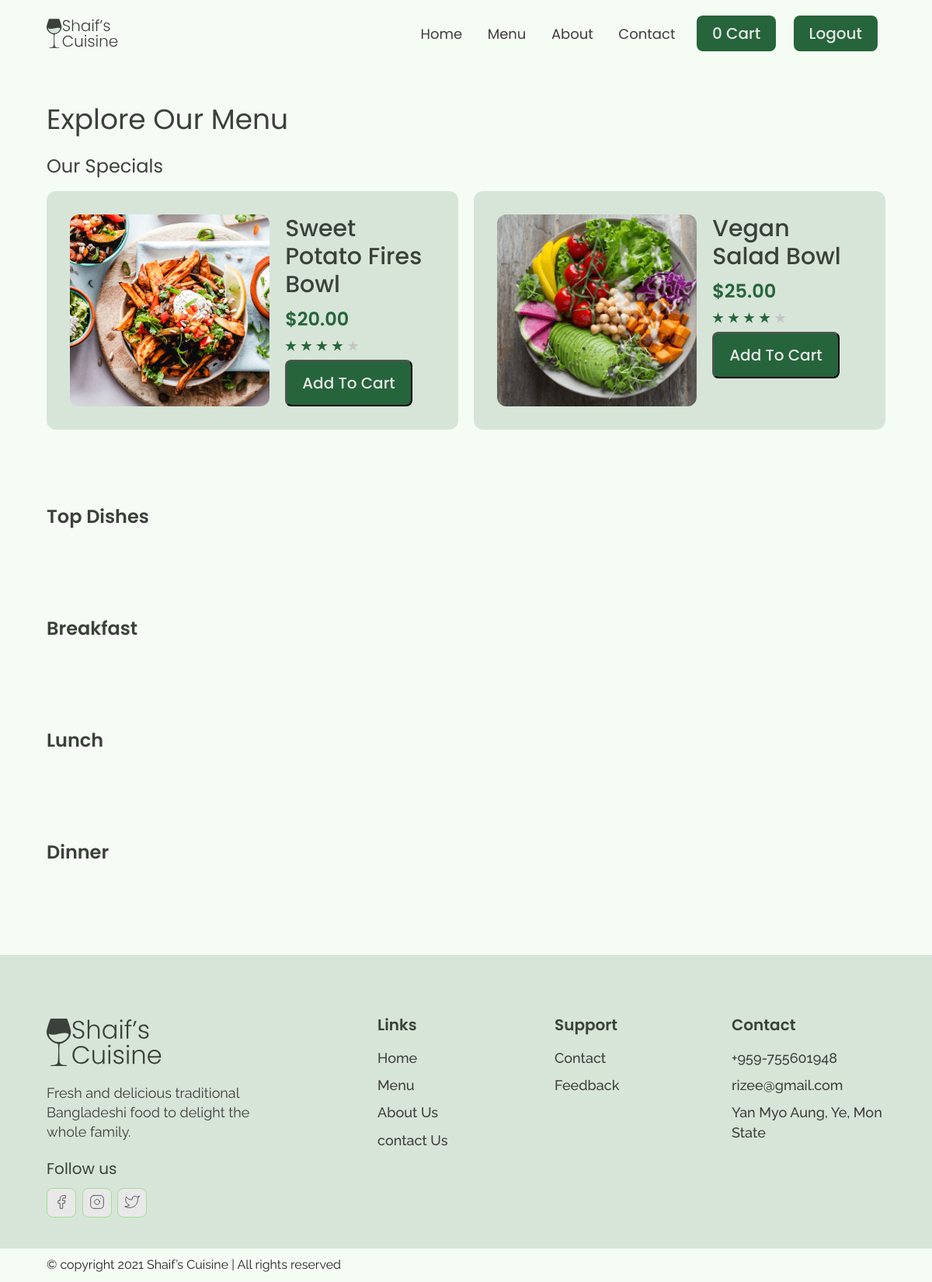
The page /menu/ (signed in) on the database its author committed.
### base/models.py (models this page shows, shortened)
class Order(models.Model):
    customer = models.ForeignKey(Customer, null=True, on_delete=models.CASCADE)
    complete = models.BooleanField(default=False)
    translation_id = models.CharField(max_length=200, null=True, blank=True)
    created = models.DateTimeField(auto_now_add=True)
    @property
    def cart_food(self):
        foods = self.orderfood_set.all()
        total = sum([food.quantity for food in foods])
        return total

class Food(models.Model):
    name = models.CharField(max_length=200, null=True)
    price = models.DecimalField(max_digits=5, decimal_places=2)
    category = models.ForeignKey(Category, null=True, on_delete=models.SET_NULL)
    description = models.TextField(null=True, blank=True)
    discount = models.CharField(max_length=100, null=True, blank=True)
    image = models.ImageField(default='food-1.png', null=True, blank=True)
    created = models.DateTimeField(auto_now_add=True)
    @property
    def imageUrl(self):
        try:
            url = self.image.url
        except:
            url = ''
        return url

### base/views.py (the view)
# urls.py: path('menu/', views.menu, name='menu'),
def menu(request):
    special_foods = Food.objects.filter(category__name='Special Dishes')
    top_foods = Food.objects.filter(category__name='Top Dishes')
    breakfasts = Food.objects.filter(category__name='Breakfast')
    lunchs = Food.objects.filter(category__name='Lunch')
    dinners = Food.objects.filter(category__name='Dinner')
    page = 'menu'
    if request.user.is_authenticated:
        customer = request.user.customer
        order, created = Order.objects.get_or_create(customer=customer, complete=False)
    else:
        data = cartCookie(request)
        order = data['order']
    context = {'page': page, 'special_foods': special_foods, 'top_foods': top_foods, 'breakfasts': breakfasts,
    'lunchs': lunchs, 'dinners': dinners, 'order': order}
    return render(request, 'base/menu.html', context)

### base/models.py (called while the page is built)
    def __str__(self):
        return self.username

### base/templates/base/menu.html (shortened to what this page needs)
{% extends 'base/main.html' %}
{% load static %}
  {% block content %}
  <section id="page__title" data-aos="fade-up">
    <div class="container">
      <h2 class="page__title__text">
        Explore Our Menu
      </h2>
    </div>
  </section>
  <section id="ourSpecials" data-aos="fade-up">
    <div class="container">
      <h3 class="ourSpecials__title">Our Specials</h3>
      <div class="ourSpecials__wrapper">
        {% for food in special_foods %}
        <div class="ourSpecials__item">
          <div class="ourSpecials__item__img">
            <img src="{{food.imageUrl}}" alt="food img">
          </div>
          <div class="ourSpecials__item__info">
            <h3 class="ourSpecials__item__title">
              {{food.name}}
            </h3>
            <h4 class="ourSpecials__item__price">${{food.price}}</h4>
            <div class="ourSpecials__item__stars">
              <img src="{% static 'images/3star.png' %}" alt="3 stars">
            </div>
            <button data-food="{{food.id}}" data-action="add" style="margin-top: 10px;" href="" class="btn primary-btn update-cart">Add To Cart</button>
          </div>
        </div>
        {% endfor %}
      </div>
    </div>
  </section>
  <section id="dishGrid" data-aos="fade-down">
    <div class="container">
      <h2 class="dishGrid__title">
        Top Dishes
      </h2>
    </div>
  </section>
  <section id="dishGrid" data-aos="fade-up">
    <div class="container">
      <h2 class="dishGrid__title">
        Breakfast
      </h2>
    </div>
  </section>
  <section id="dishGrid" data-aos="fade-up">
    <div class="container">
      <h2 class="dishGrid__title">
        Lunch
      </h2>
    </div>
  </section>
  <section id="dishGrid" data-aos="fade-up">
    <div class="container">
      <h2 class="dishGrid__title">
        Dinner
      </h2>
    </div>
  </section>
  {% endblock %}

### base/templates/base/main.html (shortened to what this page needs)
{% load static %}
<!DOCTYPE html>
<html lang="en">
<head>
  <link rel="stylesheet" href="{% static 'css/reset.css' %}">
  <link rel="stylesheet" href="{% static 'css/globalStyles.css' %}">
  <link rel="stylesheet" href="{% static 'css/components.css' %}">
  <link rel="stylesheet" href="https://unpkg.com/aos@next/dist/aos.css" />
  {% if page == 'home' %}
  <link rel="stylesheet" href="{% static 'css/home.css' %}">
  {% elif page == 'menu' %}
  <link rel="stylesheet" href="{% static 'css/menu.css' %}">
  {% elif page == 'about' %}
  <link rel="stylesheet" href="{% static 'css/about.css' %}">
  {% endif %}
</head>
<body>
  <div class="nav">
    <div class="container">
      <div class="nav__wrapper">
        <a href="{% url 'home' %}" class="logo">
          <img src="{% static 'images/logo.svg' %}" alt="shaif's cuisine">
        </a>
        <nav>
          <ul class="nav__list">
            <div class="nav__list__wrapper">
              <li><a class="nav__link" href="{% url 'home' %}">Home</a></li>
              <li><a class="nav__link" href="{% url 'menu' %}">Menu</a></li>
              <li><a class="nav__link" href="{% url 'about' %}">About</a></li>
              <li><a class="nav__link" href="{%url 'contact' %}">Contact</a></li>
              <li><a href="{% url 'cart' %}" class="btn primary-btn">{{order.cart_food}} Cart </a></li>
              {% if request.user.is_authenticated %}
              <li><a href="{% url 'logout' %}" class="btn primary-btn">Logout</a></li>
              {% else %}
              <li><a href="{% url 'login' %}" class="btn primary-btn">Login</a></li>
              {% endif %}
            </div>
          </ul>
        </nav>
      </div>
    </div>
  </div>
  {% block content %}
  {% endblock %}
    {% if page != 'login' %}
    <footer>
      <div class="container">
        <div class="footer__wrapper">
          <div class="footer__col1">
            <div class="footer__logo">
              <img src="{% static 'images/logo.svg' %}" alt="shaif's cuisine">
            </div>
            <p class="footer__desc">
              Fresh and delicious traditional Bangladeshi food to delight the whole family.
            </p>
            <div class="footer__socials">
              <h4 class="footer__socials__title">Follow us</h4>
              <ol class="footer__socials__list">
                <li>
                  <a href="https://www.facebook.com/rizee.rizee.98">
                    <svg xmlns="http://www.w3.org/2000/svg" width="24" height="24" viewBox="0 0 24 24" fill="none"
                      stroke="currentColor" stroke-width="1" stroke-linecap="round" stroke-linejoin="round"
                      class="feather feather-facebook">
                      <path d="M18 2h-3a5 5 0 0 0-5 5v3H7v4h3v8h4v-8h3l1-4h-4V7a1 1 0 0 1 1-1h3z" />
                    </svg>
                  </a>
                </li>
                <li>
                  <a href="https://www.facebook.com/rizee.rizee.98">
                  </a>
                </li>
                <li>
                  <a href="https://www.facebook.com/rizee.rizee.98">
                  </a>
                </li>
              </ol>
            </div>
          </div>
          <div class="footer__col2">
            <h3 class="footer__text__title">
              Links
            </h3>
            <ol class="footer__text">
              <li>
                <a href="{% url 'home' %}">Home</a>
              </li>
              <li>
                <a href="{% url 'menu' %}">Menu</a>
              </li>
              <li>
                <a href="{% url 'about' %}">About Us</a>
              </li>
              <li>
                <a href="{% url 'contact' %}">contact Us</a>
              </li>
            </ol>
          </div>
          <div class="footer__col3">
            <h3 class="footer__text__title">
              Support
            </h3>
            <ol class="footer__text">
              <li>
                <a href="{% url 'contact' %}">Contact</a>
              </li>
              <li>
                <a href="{% url 'feedback' %}">Feedback</a>
              </li>
            </ol>
          </div>
          <div class="footer__col4">
            <h3 class="footer__text__title">
              Contact
            </h3>
            <ol class="footer__text">
              <li>
                <a href="tel:09755601948">+959-755601948</a>
              </li>
              <li>
                <a href="mailto:rizee@gmail.com?">rizee@gmail.com</a>
              </li>
              <li>
                <a href="#">Yan Myo Aung, Ye, Mon State</a>
              </li>
            </ol>
          </div>
        </div>
      </div>
    </footer>
    <div id="copyright">
      <div class="container">
        <p class="copyright__text">
          © copyright 2021 Shaif’s Cuisine | All rights reserved
        </p>
      </div>
    </div>
    {% endif %}
</body>
</html>

### static/css/globalStyles.css (style rules this page uses)
html { font-size: 10px; overflow-x: hidden; }
body { background: var(--lightGreen-2); overflow-x: hidden; visibility: hidden; }
section { padding: 100px 0; }
.container { max-width: 1200px; width: 90%; margin: 0 auto; }
:root { --green-1: #26643b; --green-2: #a2de96; --lightGreen-1: #d6e5d8; --lightGreen-2: #f5fcf4; --black-1: #3b413a; --black-2: #3f3c3c; --black-3: #5b6359; --white-1: #e8e8e8; }
img { width: 100%; height: 100%; object-fit: contain; }
h1, h2, h3, h4 { font-family: Poppins; }
p { font-family: Raleway; font-weight: 400; line-height: 1.4em; font-size: 1.8rem; }
a { display: inline-block; text-decoration: none; }

### static/css/components.css (style rules this page uses)
.nav { padding: 2rem 0; }
.nav__wrapper { display: flex; justify-content: space-between; }
.nav__list li { display: inline-block; margin: 0 1rem; }
.nav__list .nav__link { font-size: 1.8rem; font-family: Poppins; color: var(--black-2); padding: 0.5rem; }
.btn { color: var(--green-1); font-family: Poppins; font-weight: 500; border-radius: 8px; font-size: 1.4rem; padding: 1.2rem 2rem; }
.primary-btn { color: var(--white-1); background: var(--green-1); }
@media only screen and (min-width: 700px) { .btn { padding: 1.3rem 2rem; font-size: 2rem; } }
.dishGrid__title { font-size: 1.8rem; margin-bottom: 2rem; font-weight: 600; color: var(--black-1); }
@media only screen and (min-width: 768px) { .dishGrid__title { font-size: 2.4rem; } }
footer { background: var(--lightGreen-1); padding-top: 5rem; padding-bottom: 2rem; }
.footer__wrapper { display: flex; flex-direction: column; gap: 3rem; }
.footer__logo { width: 150px; margin-bottom: 2rem; }
.footer__desc { font-size: 1.4rem; color: var(--black-2); margin-bottom: 2rem; }
.footer__socials__title { font-size: 1.8rem; color: var(--black-1); margin-bottom: 1rem; }
.footer__socials li { display: inline-block; margin-right: 0.5rem; }
.footer__socials a { padding: 0.5rem 0.8rem; background-color: var(--white-1); border: 1px solid var(--green-2); border-radius: 8px; }
.footer__socials svg { width: 20px; color: var(--black-2); }
.footer__text__title { font-size: 1.8rem; margin-bottom: 1rem; color: var(--black-1); font-weight: 600; }
.footer__text a { font-size: 1.4rem; margin-bottom: 0.5rem; color: var(--black-2); font-family: Raleway; font-weight: 500; line-height: 1.4em; }
@media only screen and (min-width: 768px) { footer { padding-top: 8rem; padding-bottom: 4rem; } }
@media only screen and (min-width: 768px) { .footer__wrapper { flex-direction: row; } }
@media only screen and (min-width: 768px) { .footer__col1 { flex: 4; } }
@media only screen and (min-width: 768px) { .footer__col2, .footer__col3, .footer__col4 { flex: 2; } }
@media only screen and (min-width: 768px) { .footer__desc { max-width: 300px; font-size: 1.8rem; margin-bottom: 2.5rem; } }
@media only screen and (min-width: 768px) { .footer__socials__title { font-size: 2rem; margin-bottom: 1.5rem; } }
@media only screen and (min-width: 768px) { .footer__text__title { font-size: 2rem; margin-bottom: 2rem; } }
@media only screen and (min-width: 768px) { .footer__text a { font-size: 1.8rem; margin-bottom: 1rem; } }
#copyright { padding: 1rem 0; }
.copyright__text { font-size: 1.4rem; text-align: center; }
@media only screen and (min-width: 768px) { .copyright__text { font-size: 1.6rem; text-align: left; } }

### rows shown on the page
Order: cart_food "0"
Food: imageUrl (picture), name "Sweet Potato Fires Bowl", price "20.00"
Food: imageUrl (picture), name "Vegan Salad Bowl", price "25.00"
